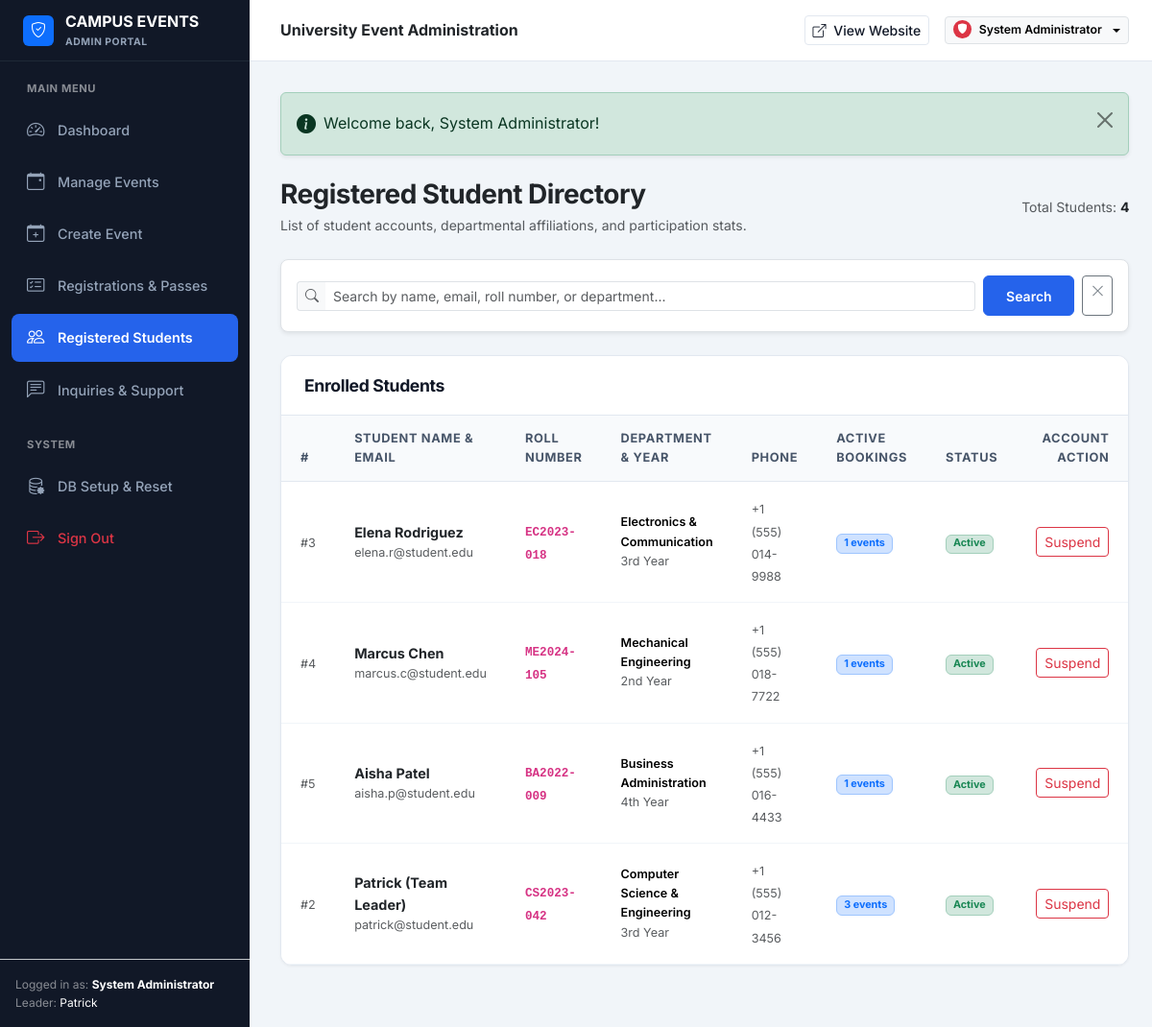
The app's page /admin/students.php (signed in) with its own data.
### tables this page shows
CREATE TABLE `users` (
  `id` INT AUTO_INCREMENT PRIMARY KEY,
  `name` VARCHAR(100) NOT NULL,
  `email` VARCHAR(150) NOT NULL UNIQUE,
  `password` VARCHAR(255) NOT NULL,
  `role` ENUM('admin', 'student') NOT NULL DEFAULT 'student',
  `roll_no` VARCHAR(50) DEFAULT NULL,
  `phone` VARCHAR(20) DEFAULT NULL,
  `department` VARCHAR(100) DEFAULT NULL,
  `year_of_study` VARCHAR(20) DEFAULT NULL,
  `avatar` VARCHAR(255) DEFAULT NULL,
  `status` ENUM('active', 'inactive') NOT NULL DEFAULT 'active',
  `created_at` TIMESTAMP DEFAULT CURRENT_TIMESTAMP
);

### includes/functions.php (called while the page is built, shortened)
<?php
function sanitize(?string $data): string {
    return htmlspecialchars(trim($data), ENT_QUOTES, 'UTF-8');
}
function get_flash(): ?array {
    if (isset($_SESSION['flash'])) {
        $flash = $_SESSION['flash'];
        return $flash;
    }
    return null;
}
function is_logged_in(): bool {
    return !empty($_SESSION['user_id']);
}
function current_user(): ?array {
    static $currentUser = null;
    if ($currentUser !== null) {
        return $currentUser;
    }
    $db = getDB();
    $stmt = $db->prepare("SELECT id, name, email, role, roll_no, phone, department, year_of_study, avatar, status FROM users WHERE id = :id AND status = 'active' LIMIT 1");
    $stmt->execute(['id' => $_SESSION['user_id']]);
    $currentUser = $stmt->fetch();
    return $currentUser ?: null;
}
function is_admin(): bool {
    $user = current_user();
    return $user && ($user['role'] === 'admin');
}
function require_admin(): void {
    if (!is_logged_in() || !is_admin()) {
        set_flash('danger', 'Access denied. Administrator privileges required.');
        header('Location: ' . BASE_URL . 'login.php');
        exit;
    }
}

### admin/students.php (the view, shortened to what this page needs)
<?php
require_once __DIR__ . '/../../includes/functions.php';
require_admin();
$db = getDB();
$search = sanitize($_GET['search'] ?? '');
$sql = "
    SELECT u.*, COUNT(r.id) AS total_registrations
    FROM users u
    LEFT JOIN registrations r ON u.id = r.user_id AND r.status = 'confirmed'
    WHERE u.role = 'student'
";
$params = [];
$sql .= " GROUP BY u.id ORDER BY u.created_at DESC";
$stmt = $db->prepare($sql);
$stmt->execute($params);
$students = $stmt->fetchAll();
require_once __DIR__ . '/includes/admin_header.php';
?>
<div class="d-flex flex-column flex-md-row justify-content-between align-items-md-center gap-3 mb-4">
    <div>
        <h1 class="h3 fw-bold text-dark mb-1">Registered Student Directory</h1>
        <p class="text-muted small mb-0">List of student accounts, departmental affiliations, and participation stats.</p>
    </div>
    <div class="text-muted small">
        Total Students: <strong class="text-dark"><?= count($students) ?></strong>
    </div>
</div>
<div class="card border rounded-3 p-3 bg-white shadow-sm mb-4">
    <form method="GET" action="students.php" class="row g-2 align-items-center">
        <div class="col-md-10">
            <div class="input-group input-group-sm">
                <span class="input-group-text bg-light border-end-0"><i class="bi bi-search text-muted"></i></span>
                <input type="text" name="search" class="form-control border-start-0" placeholder="Search by name, email, roll number, or department..." value="<?= htmlspecialchars($search) ?>">
            </div>
        </div>
        <div class="col-md-2 d-flex gap-2">
            <button type="submit" class="btn btn-primary btn-sm w-100">Search</button>
            <a href="students.php" class="btn btn-outline-secondary btn-sm" title="Clear">
                <i class="bi bi-x-lg"></i>
            </a>
        </div>
    </form>
</div>
<div class="admin-card">
    <div class="admin-card-header">
        <h5 class="admin-card-title">Enrolled Students</h5>
    </div>
    <div class="table-responsive">
        <table class="table table-custom align-middle">
            <thead>
                <tr>
                    <th style="width: 50px;">#</th>
                    <th>Student Name &amp; Email</th>
                    <th>Roll Number</th>
                    <th>Department &amp; Year</th>
                    <th>Phone</th>
                    <th>Active Bookings</th>
                    <th>Status</th>
                    <th class="text-end">Account Action</th>
                </tr>
            </thead>
            <tbody>
                <?php if (!empty($students)): ?>
                    <?php foreach ($students as $stu): ?>
                        <tr>
                            <td><span class="text-muted small">#<?= $stu['id'] ?></span></td>
                            <td>
                                <div class="fw-bold text-dark"><?= htmlspecialchars($stu['name']) ?></div>
                                <div class="small text-muted"><?= htmlspecialchars($stu['email']) ?></div>
                            </td>
                            <td>
                                <code class="small fw-semibold"><?= htmlspecialchars($stu['roll_no'] ?: 'N/A') ?></code>
                            </td>
                            <td>
                                <div class="small fw-semibold"><?= htmlspecialchars($stu['department'] ?: 'Undeclared') ?></div>
                                <div class="small text-muted"><?= htmlspecialchars($stu['year_of_study'] ?: '') ?></div>
                            </td>
                            <td>
                                <span class="small text-muted"><?= htmlspecialchars($stu['phone'] ?: 'N/A') ?></span>
                            </td>
                            <td>
                                <span class="badge bg-primary-subtle text-primary border border-primary-subtle px-2.5 py-1">
                                    <?= (int) $stu['total_registrations'] ?> events
                                </span>
                            </td>
                            <td>
                                <?php if ($stu['status'] === 'active'): ?>
                                    <span class="badge bg-success-subtle text-success border border-success-subtle">Active</span>
                                <?php else: ?>
                                    <span class="badge bg-danger-subtle text-danger border border-danger-subtle">Inactive</span>
                                <?php endif; ?>
                            </td>
                            <td class="text-end">
                                <form method="POST" action="students.php" class="d-inline" onsubmit="return confirm('Change status for this student?');">
                                    <?php if ($stu['status'] === 'active'): ?>
                                        <button type="submit" class="btn btn-outline-danger btn-sm" title="Deactivate">
                                            Suspend
                                        </button>
                                    <?php endif; ?>
                                </form>
                            </td>
                        </tr>
                    <?php endforeach; ?>
                <?php endif; ?>
            </tbody>
        </table>
    </div>
</div>
<?php require_once __DIR__ . '/includes/admin_footer.php'; ?>

### admin/includes/admin_header.php (shortened to what this page needs)
<?php
require_once __DIR__ . '/../../includes/functions.php';
$currentUser = current_user();
$adminPage = basename($_SERVER['PHP_SELF']);
?>
<!DOCTYPE html>
<html lang="en">
<head>
    <link href="https://cdn.jsdelivr.net/npm/bootstrap@5.3.3/dist/css/bootstrap.min.css" rel="stylesheet">
    <link rel="stylesheet" href="https://cdn.jsdelivr.net/npm/bootstrap-icons@1.11.3/font/bootstrap-icons.min.css">
    <link rel="stylesheet" href="<?= BASE_URL ?>assets/css/admin.css">
    <link rel="stylesheet" href="<?= BASE_URL ?>assets/css/style.css">
</head>
<body class="admin-body">
<div class="admin-wrapper">
    <?php require_once __DIR__ . '/admin_sidebar.php'; ?>
    <div class="admin-main">
        <header class="admin-header">
            <div class="d-flex align-items-center gap-3">
                <div class="fw-bold text-dark fs-6 d-none d-sm-block">
                    University Event Administration
                </div>
            </div>
            <div class="d-flex align-items-center gap-3">
                <a href="<?= BASE_URL ?>index.php" class="btn btn-outline-navy btn-sm" target="_blank">
                    <i class="bi bi-box-arrow-up-right me-1"></i> View Website
                </a>
                <div class="dropdown">
                    <button class="btn btn-light btn-sm border dropdown-toggle d-flex align-items-center gap-2" type="button" data-bs-toggle="dropdown" aria-expanded="false">
                        <span class="badge bg-danger text-white rounded-circle p-1">
                            <i class="bi bi-shield-fill"></i>
                        </span>
                        <span class="fw-semibold small"><?= htmlspecialchars($currentUser['name']) ?></span>
                    </button>
                </div>
            </div>
        </header>
        <div class="admin-content">
            <?php
            $flash = get_flash();
            if ($flash):
            ?>
                <div class="alert alert-<?= htmlspecialchars($flash['type']) ?> alert-dismissible fade show d-flex align-items-center shadow-sm mb-4" role="alert">
                    <i class="bi bi-info-circle-fill me-2 fs-5"></i>
                    <div><?= htmlspecialchars($flash['message']) ?></div>
                    <button type="button" class="btn-close" data-bs-dismiss="alert" aria-label="Close"></button>
                </div>
            <?php endif; ?>

### admin/includes/admin_sidebar.php (shortened to what this page needs)
<aside class="admin-sidebar">
    <div class="admin-sidebar-brand">
        <div class="brand-icon bg-primary" style="width: 32px; height: 32px; font-size: 1rem;">
            <i class="bi bi-shield-check"></i>
        </div>
        <div class="d-flex flex-column">
            <span class="fs-6 fw-bold text-white"><?= htmlspecialchars(APP_NAME) ?></span>
            <span style="font-size: 0.65rem; color: #94A3B8; text-transform: uppercase; letter-spacing: 0.05em;">Admin Portal</span>
        </div>
    </div>
    <div class="admin-nav">
        <div class="text-uppercase small px-3 mb-2 fw-bold text-white-50" style="font-size: 0.7rem; letter-spacing: 0.05em;">
            Main Menu
        </div>
        <ul class="list-unstyled mb-4">
            <li class="admin-nav-item">
                <a href="<?= BASE_URL ?>admin/index.php" class="admin-nav-link <?= ($adminPage === 'index.php') ? 'active' : '' ?>">
                    <i class="bi bi-speedometer2"></i>
                    <span>Dashboard</span>
                </a>
            </li>
            <li class="admin-nav-item">
                <a href="<?= BASE_URL ?>admin/events.php" class="admin-nav-link <?= (in_array($adminPage, ['events.php', 'event-edit.php'])) ? 'active' : '' ?>">
                    <i class="bi bi-calendar-event"></i>
                    <span>Manage Events</span>
                </a>
            </li>
            <li class="admin-nav-item">
                <a href="<?= BASE_URL ?>admin/event-create.php" class="admin-nav-link <?= ($adminPage === 'event-create.php') ? 'active' : '' ?>">
                    <i class="bi bi-calendar-plus"></i>
                    <span>Create Event</span>
                </a>
            </li>
            <li class="admin-nav-item">
                <a href="<?= BASE_URL ?>admin/registrations.php" class="admin-nav-link <?= ($adminPage === 'registrations.php') ? 'active' : '' ?>">
                    <i class="bi bi-card-checklist"></i>
                    <span>Registrations &amp; Passes</span>
                </a>
            </li>
            <li class="admin-nav-item">
                <a href="<?= BASE_URL ?>admin/students.php" class="admin-nav-link <?= ($adminPage === 'students.php') ? 'active' : '' ?>">
                    <i class="bi bi-people"></i>
                    <span>Registered Students</span>
                </a>
            </li>
            <li class="admin-nav-item">
                <a href="<?= BASE_URL ?>admin/messages.php" class="admin-nav-link <?= ($adminPage === 'messages.php') ? 'active' : '' ?>">
                    <i class="bi bi-chat-left-text"></i>
                    <span>Inquiries &amp; Support</span>
                </a>
            </li>
        </ul>
        <div class="text-uppercase small px-3 mb-2 fw-bold text-white-50" style="font-size: 0.7rem; letter-spacing: 0.05em;">
            System
        </div>
        <ul class="list-unstyled">
            <li class="admin-nav-item">
                <a href="<?= BASE_URL ?>setup.php" class="admin-nav-link">
                    <i class="bi bi-database-gear"></i>
                    <span>DB Setup &amp; Reset</span>
                </a>
            </li>
            <li class="admin-nav-item">
                <a href="<?= BASE_URL ?>logout.php" class="admin-nav-link text-danger">
                    <i class="bi bi-box-arrow-right"></i>
                    <span>Sign Out</span>
                </a>
            </li>
        </ul>
    </div>
    <div class="p-3 border-top border-secondary-subtle mt-auto small text-white-50" style="font-size: 0.75rem;">
        <div>Logged in as: <strong class="text-white"><?= htmlspecialchars($currentUser['name']) ?></strong></div>
        <div>Leader: <span class="text-white"><?= htmlspecialchars(TEAM_LEADER) ?></span></div>
    </div>
</aside>

### records on screen
users: name "System Administrator"
users: id "3", name "Elena Rodriguez", email "elena.r@student.edu", roll_no "EC2023-018", department "Electronics & Communication", year_of_study "3rd Year", phone "+1 (555) 014-9988", total_registrations "1", status "Active"
users: id "4", name "Marcus Chen", email "marcus.c@student.edu", roll_no "ME2024-105", department "Mechanical Engineering", year_of_study "2nd Year", phone "+1 (555) 018-7722", total_registrations "1", status "Active"
users: id "5", name "Aisha Patel", email "aisha.p@student.edu", roll_no "BA2022-009", department "Business Administration", year_of_study "4th Year", phone "+1 (555) 016-4433", total_registrations "1", status "Active"
users: id "2", name "Patrick (Team Leader)", email "patrick@student.edu", roll_no "CS2023-042", department "Computer Science & Engineering", year_of_study "3rd Year", phone "+1 (555) 012-3456", total_registrations "3", status "Active"

### other values on screen
APP_NAME "CAMPUS EVENTS"
TEAM_LEADER "Patrick"
$flash['message'] "Welcome back, System Administrator!"
count($students) "4"
